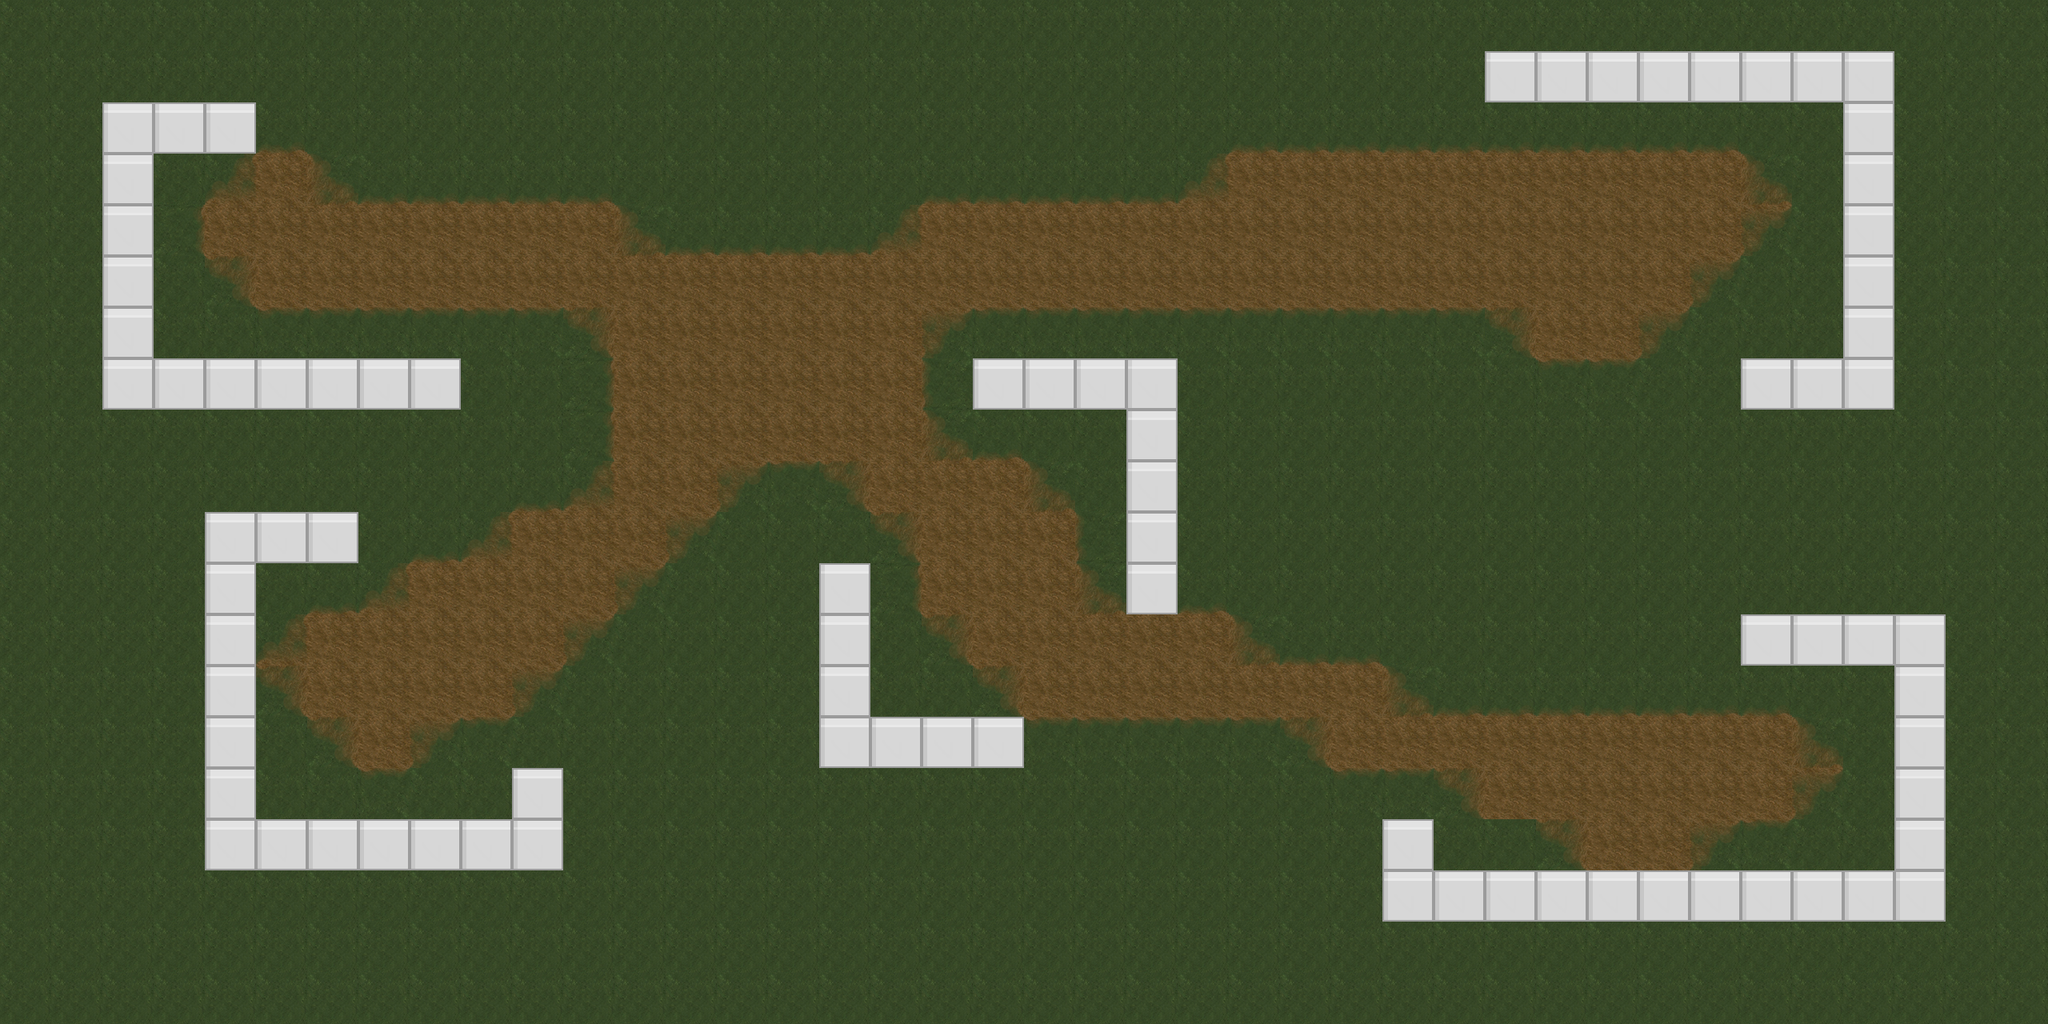

Rendered tile map (Tiled .tmx) drawn with the repository's tilesets; below, a short description and the full map source, tile grids included:
An orthogonal 40x20 tile map with 64x64 px tiles, 2 tile layers (ground, destructable) and 13 objects (5x enemySpawn, 5x fastSpawn, playerSpawn, bossSpawn).

<map version="1.2" tiledversion="1.3.1" orientation="orthogonal" renderorder="right-down" compressionlevel="0" width="40" height="20" tilewidth="64" tileheight="64" infinite="0" nextlayerid="4" nextobjectid="16">
 <editorsettings>
  <export target="level1.json" format="json" />
 </editorsettings>
 <tileset firstgid="1" name="landscape-tileset" tilewidth="64" tileheight="64" tilecount="30" columns="6">
  <image source="landscape-tileset.png" width="384" height="320" />
  <tile id="24">
   <properties>
    <property name="collides" type="bool" value="true" />
   </properties>
  </tile>
  <tile id="25">
   <properties>
    <property name="collides" type="bool" value="true" />
   </properties>
  </tile>
  <tile id="26">
   <properties>
    <property name="collides" type="bool" value="true" />
   </properties>
  </tile>
  <tile id="27">
   <properties>
    <property name="collides" type="bool" value="false" />
   </properties>
  </tile>
 </tileset>
 <layer id="1" name="ground" width="40" height="20">
  <data encoding="csv">
1,1,1,1,1,1,1,1,1,1,1,1,1,1,1,1,1,1,1,1,1,1,1,1,1,1,1,1,1,1,1,1,1,1,1,1,1,1,1,1,
1,1,1,1,1,1,1,1,1,1,1,1,1,1,1,1,1,1,1,1,1,1,1,1,1,1,1,1,1,1,1,1,1,1,1,1,1,1,1,1,
1,1,1,1,1,7,1,1,1,1,1,1,1,1,1,1,1,1,1,1,1,1,1,1,7,7,7,7,7,7,7,7,7,7,1,1,1,1,1,1,
1,1,1,1,2,11,3,7,7,7,7,7,1,1,1,1,1,1,7,7,7,7,7,2,11,11,11,11,11,11,11,11,11,11,3,1,1,1,1,1,
1,1,1,9,11,11,11,11,11,11,11,11,3,7,7,7,7,2,11,11,11,11,11,11,11,11,11,11,11,11,11,11,11,11,5,1,1,1,1,1,
1,1,1,1,4,11,11,11,11,11,11,11,11,11,11,11,11,11,11,11,11,11,11,11,11,11,11,11,11,11,11,11,11,5,1,1,1,1,1,1,
1,1,1,1,1,8,8,8,8,8,8,4,11,11,11,11,11,11,5,8,8,8,8,8,8,8,8,8,8,4,11,11,5,1,1,1,1,1,1,1,
1,1,1,1,1,1,1,1,1,1,1,9,11,11,11,11,11,11,10,1,1,1,1,1,1,1,1,1,1,1,8,8,1,1,1,1,1,1,1,1,
1,1,1,1,1,1,1,1,1,1,1,9,11,11,11,11,11,11,3,7,1,1,1,1,1,1,1,1,1,1,1,1,1,1,1,1,1,1,1,1,
1,1,1,1,1,1,1,1,1,1,7,2,11,11,5,8,4,11,11,11,3,1,1,1,1,1,1,1,1,1,1,1,1,1,1,1,1,1,1,1,
1,1,1,1,1,1,1,1,7,2,11,11,11,5,1,1,1,4,11,11,11,10,1,1,1,1,1,1,1,1,1,1,1,1,1,1,1,1,1,1,
1,1,1,1,1,1,7,2,11,11,11,11,5,1,1,1,1,9,11,11,11,3,7,7,1,1,1,1,1,1,1,1,1,1,1,1,1,1,1,1,
1,1,1,1,1,2,11,11,11,11,11,5,1,1,1,1,1,1,4,11,11,11,11,11,3,7,7,1,1,1,1,1,1,1,1,1,1,1,1,1,
1,1,1,1,1,4,11,11,11,11,5,1,1,1,1,1,1,1,1,4,11,11,11,11,11,11,11,3,7,7,7,7,7,7,7,1,1,1,1,1,
1,1,1,1,1,1,4,11,5,8,1,1,1,1,1,1,1,1,1,1,8,8,8,8,8,4,11,11,11,11,11,11,11,11,11,3,1,1,1,1,
1,1,1,1,1,1,1,8,1,1,1,1,1,1,1,1,1,1,1,1,1,1,1,1,1,1,8,8,4,11,11,11,11,11,11,5,1,1,1,1,
1,1,1,1,1,1,1,1,1,1,1,1,1,1,1,1,1,1,1,1,1,1,1,1,1,1,1,1,1,1,4,11,11,5,8,1,1,1,1,1,
1,1,1,1,1,1,1,1,1,1,1,1,1,1,1,1,1,1,1,1,1,1,1,1,1,1,1,1,1,1,1,8,8,1,1,1,1,1,1,1,
1,1,1,1,1,1,1,1,1,1,1,1,1,1,1,1,1,1,1,1,1,1,1,1,1,1,1,1,1,1,1,1,1,1,1,1,1,1,1,1,
1,1,1,1,1,1,1,1,1,1,1,1,1,1,1,1,1,1,1,1,1,1,1,1,1,1,1,1,1,1,1,1,1,1,1,1,1,1,1,1
</data>
 </layer>
 <layer id="2" name="destructable" width="40" height="20">
  <data encoding="csv">
0,0,0,0,0,0,0,0,0,0,0,0,0,0,0,0,0,0,0,0,0,0,0,0,0,0,0,0,0,0,0,0,0,0,0,0,0,0,0,0,
0,0,0,0,0,0,0,0,0,0,0,0,0,0,0,0,0,0,0,0,0,0,0,0,0,0,0,0,0,25,25,25,25,25,25,25,25,0,0,0,
0,0,25,25,25,0,0,0,0,0,0,0,0,0,0,0,0,0,0,0,0,0,0,0,0,0,0,0,0,0,0,0,0,0,0,0,25,0,0,0,
0,0,25,0,0,0,0,0,0,0,0,0,0,0,0,0,0,0,0,0,0,0,0,0,0,0,0,0,0,0,0,0,0,0,0,0,25,0,0,0,
0,0,25,0,0,0,0,0,0,0,0,0,0,0,0,0,0,0,0,0,0,0,0,0,0,0,0,0,0,0,0,0,0,0,0,0,25,0,0,0,
0,0,25,0,0,0,0,0,0,0,0,0,0,0,0,0,0,0,0,0,0,0,0,0,0,0,0,0,0,0,0,0,0,0,0,0,25,0,0,0,
0,0,25,0,0,0,0,0,0,0,0,0,0,0,0,0,0,0,0,0,0,0,0,0,0,0,0,0,0,0,0,0,0,0,0,0,25,0,0,0,
0,0,25,25,25,25,25,25,25,0,0,0,0,0,0,0,0,0,0,25,25,25,25,0,0,0,0,0,0,0,0,0,0,0,25,25,25,0,0,0,
0,0,0,0,0,0,0,0,0,0,0,0,0,0,0,0,0,0,0,0,0,0,25,0,0,0,0,0,0,0,0,0,0,0,0,0,0,0,0,0,
0,0,0,0,0,0,0,0,0,0,0,0,0,0,0,0,0,0,0,0,0,0,25,0,0,0,0,0,0,0,0,0,0,0,0,0,0,0,0,0,
0,0,0,0,25,25,25,0,0,0,0,0,0,0,0,0,0,0,0,0,0,0,25,0,0,0,0,0,0,0,0,0,0,0,0,0,0,0,0,0,
0,0,0,0,25,0,0,0,0,0,0,0,0,0,0,0,25,0,0,0,0,0,25,0,0,0,0,0,0,0,0,0,0,0,0,0,0,0,0,0,
0,0,0,0,25,0,0,0,0,0,0,0,0,0,0,0,25,0,0,0,0,0,0,0,0,0,0,0,0,0,0,0,0,0,25,25,25,25,0,0,
0,0,0,0,25,0,0,0,0,0,0,0,0,0,0,0,25,0,0,0,0,0,0,0,0,0,0,0,0,0,0,0,0,0,0,0,0,25,0,0,
0,0,0,0,25,0,0,0,0,0,0,0,0,0,0,0,25,25,25,25,0,0,0,0,0,0,0,0,0,0,0,0,0,0,0,0,0,25,0,0,
0,0,0,0,25,0,0,0,0,0,25,0,0,0,0,0,0,0,0,0,0,0,0,0,0,0,0,0,0,0,0,0,0,0,0,0,0,25,0,0,
0,0,0,0,25,25,25,25,25,25,25,0,0,0,0,0,0,0,0,0,0,0,0,0,0,0,0,25,0,0,0,0,0,0,0,0,0,25,0,0,
0,0,0,0,0,0,0,0,0,0,0,0,0,0,0,0,0,0,0,0,0,0,0,0,0,0,0,25,25,25,25,25,25,25,25,25,25,25,0,0,
0,0,0,0,0,0,0,0,0,0,0,0,0,0,0,0,0,0,0,0,0,0,0,0,0,0,0,0,0,0,0,0,0,0,0,0,0,0,0,0,
0,0,0,0,0,0,0,0,0,0,0,0,0,0,0,0,0,0,0,0,0,0,0,0,0,0,0,0,0,0,0,0,0,0,0,0,0,0,0,0
</data>
 </layer>
 <objectgroup id="3" name="objects">
  <object id="1" type="playerSpawn" x="1280" y="640">
   <point />
  </object>
  <object id="3" type="enemySpawn" x="384" y="320">
   <point />
  </object>
  <object id="5" type="fastSpawn" x="488" y="876">
   <point />
  </object>
  <object id="6" type="enemySpawn" x="2086" y="960">
   <point />
  </object>
  <object id="7" type="fastSpawn" x="2092" y="298">
   <point />
  </object>
  <object id="8" type="bossSpawn" x="1282" y="190">
   <point />
  </object>
  <object id="9" type="enemySpawn" x="722" y="146">
   <point />
  </object>
  <object id="10" type="fastSpawn" x="880" y="1122">
   <point />
  </object>
  <object id="11" type="enemySpawn" x="1524" y="1200">
   <point />
  </object>
  <object id="12" type="fastSpawn" x="2304" y="648">
   <point />
  </object>
  <object id="13" type="enemySpawn" x="1734" y="158">
   <point />
  </object>
  <object id="14" type="fastSpawn" x="1200" y="1192">
   <point />
  </object>
  <object id="15" x="352" y="580">
   <point />
  </object>
 </objectgroup>
</map>